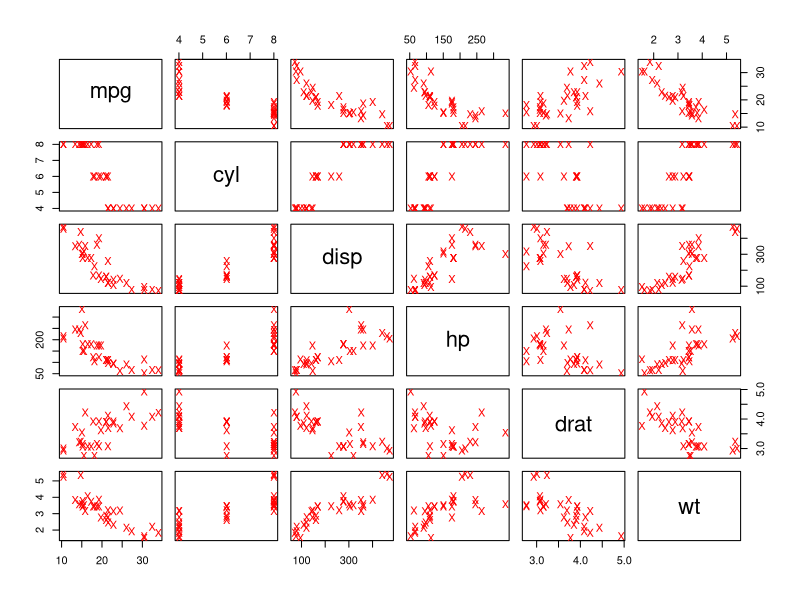
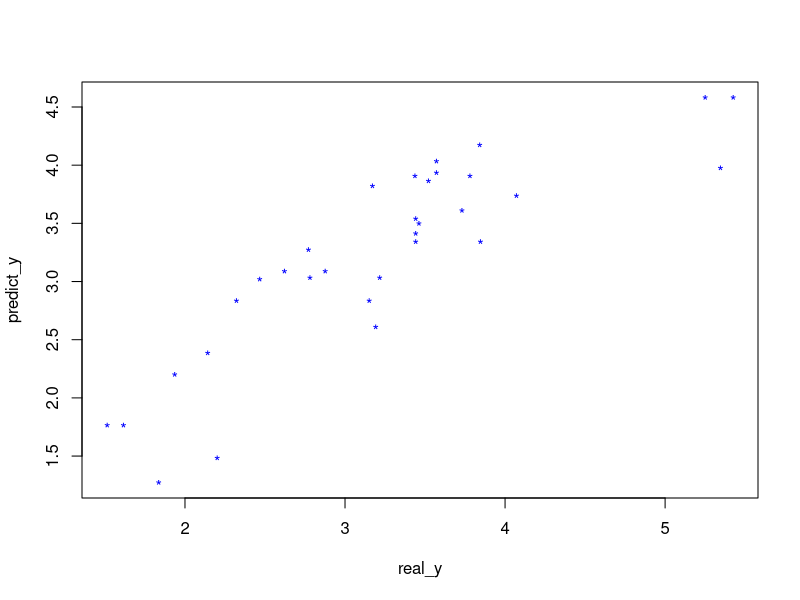

Here is the R script that generated these plots, in order:

df = mtcars
names(df)
df$mpg
df$vs
df = df[, 1:6]
names(df)
summary(df)
plot(df, col='red', pch='X')

cova = cov(df)
cora = cor(df)
View(cora)

model = lm(df$wt~df$mpg)
names(model)
summary(model)
real_y = df$wt
predict_y = predict(model, df)

plot(real_y, predict_y, pch='*', col='blue')
cor(real_y, predict_y)
summ = summary(model)
summ$r.squared #r.squared : r의 제곱

model = lm(df$wt~df$mpg+df$cyl+df$hp)
summ = summary(model)
summ$r.squared

names(df)
model = lm(mpg~., data = df)
summary(model)$r.squared
